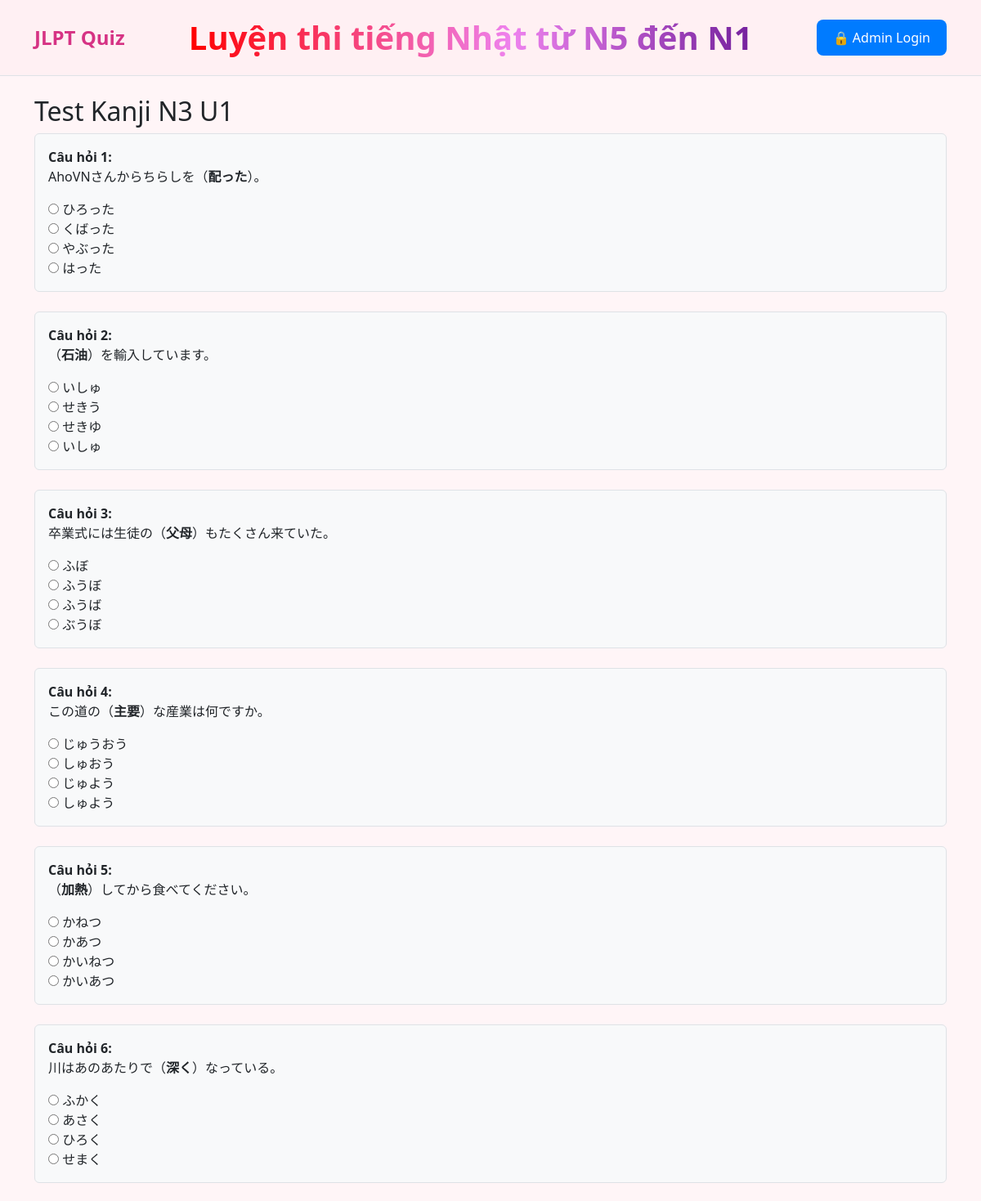
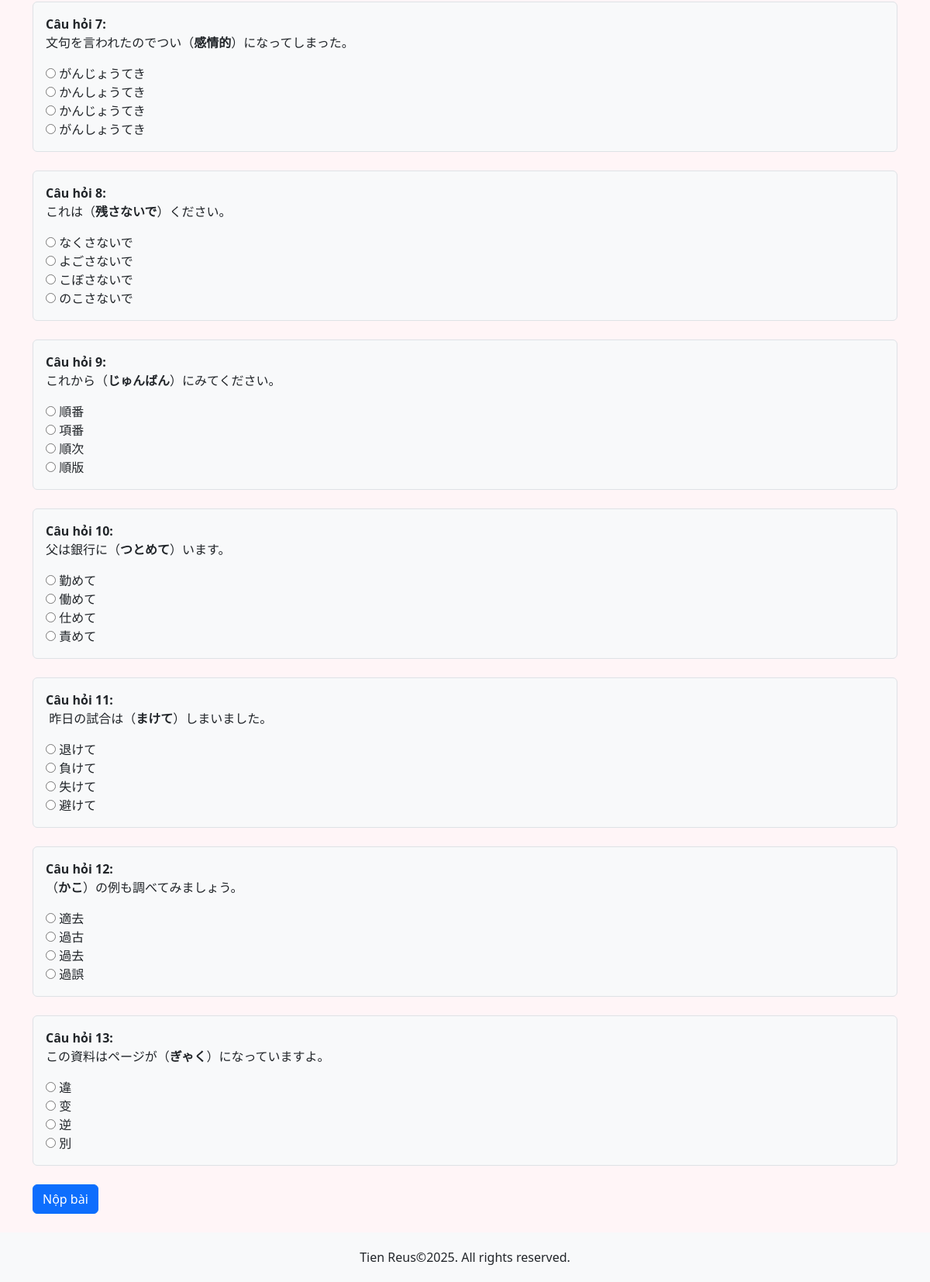
Page /test/3/ on the committed database (2 pictures, top to bottom).
### quiz/models.py (models this page shows, shortened)
class Test(models.Model):
    title = models.CharField(max_length=200)
    level = models.CharField(max_length=10, choices=[('N5', 'N5'), ('N4', 'N4'), ('N3', 'N3'), ('N2', 'N2'), ('N1', 'N1')])
    category = models.CharField(max_length=50, choices=[
        ('kanji', 'Kanji'),
        ('tu_vung', 'Từ vựng'),
        ('ngu_phap', 'Ngữ pháp'),
        ('doc_hieu', 'Đọc hiểu'),
        ('nghe_hieu', 'Nghe hiểu'),
    ])
    created_at = models.DateTimeField(auto_now_add=True)

class Question(models.Model):
    test = models.ForeignKey(Test, on_delete=models.CASCADE, related_name='questions')
    content = RichTextField()
    explanation = RichTextField(blank=True)

### quiz/views.py (the view)
# urls.py: path('test/<int:test_id>/', views.take_test, name='take_test'),
def take_test(request, test_id):
    test = get_object_or_404(Test, id=test_id)
    questions = test.questions.prefetch_related('options').all()
    result = []
    score = 0
    if request.method == 'POST':
        form = AnswerForm(request.POST, questions=questions)
        if form.is_valid():
            for question in questions:
                user_answer_id = int(form.cleaned_data.get(f"question_{question.id}"))
                correct_option = question.options.filter(is_correct=True).first()
                user_option = question.options.get(id=user_answer_id)
                is_correct = user_option.is_correct
                if is_correct:
                    score += 1
                result.append({
                    'question': question,
                    'user_option': user_option,
                    'correct_option': correct_option,
                    'is_correct': is_correct,
                })
            return render(request, 'test_result.html', {
                'test': test,
                'result': result,
                'score': score,
                'total': questions.count()
            })
    else:
        form = AnswerForm(questions=questions)
    return render(request, 'take_test.html', {
        'test': test,
        'questions': questions,
        'form': form,
    })

### quiz/forms.py
class AnswerForm(forms.Form):
    def __init__(self, *args, **kwargs):
        questions = kwargs.pop('questions')
        super().__init__(*args, **kwargs)
        for question in questions:
            choices = [(option.id, option.text) for option in question.options.all()]
            self.fields[f"question_{question.id}"] = forms.ChoiceField(
                label=question.content,
                choices=choices,
                widget=forms.RadioSelect,
                required=True
            )

### quiz/templates/take_test.html (shortened to what this page needs)
{% extends "base.html" %}
{% load static %}
{% block content %}
<h2>{{ test.title }}</h2>
<form method="post">
  {% for field in form %}
    <div class="mb-4 p-3 border rounded bg-light">
      <div class="mb-2">
        <strong>Câu hỏi {{ forloop.counter }}:</strong>
        {{ field.label|safe }}
      </div>
      <div>
        {{ field }}
      </div>
    </div>
  {% endfor %}
  <button type="submit" class="btn btn-primary">Nộp bài</button>
</form>
{% endblock %}

### quiz/templates/base.html (style rules this page uses)
html, body { height: 100%; margin: 0; background-color: #fff5f7; }
body { display: flex; flex-direction: column; }

### rows in the picture
Test: title "Test Kanji N3 U1"
Question: label "AhoVNさんからちらしを（ 配った ）。"
Question: label "（ 石油 ）を輸入しています。"
Question: label "卒業式には生徒の（ 父母 ）もたくさん来ていた。"
Question: label "この道の（ 主要 ）な産業は何ですか。"
Question: label "（ 加熱 ）してから食べてください。"
Question: label "川はあのあたりで（ 深く ）なっている。"
Question: label "文句を言われたのでつい（ 感情的 ）になってしまった。"
Question: label "これは（ 残さないで ）ください。"
Question: label "これから（ じゅんばん ）にみてください。"
Question: label "父は銀行に（ つとめて ）います。"
Question: label "昨日の試合は（ まけて ）しまいました。"
Question: label "（ かこ ）の例も調べてみましょう。"
Question: label "この資料はページが（ ぎゃく ）になっていますよ。"
